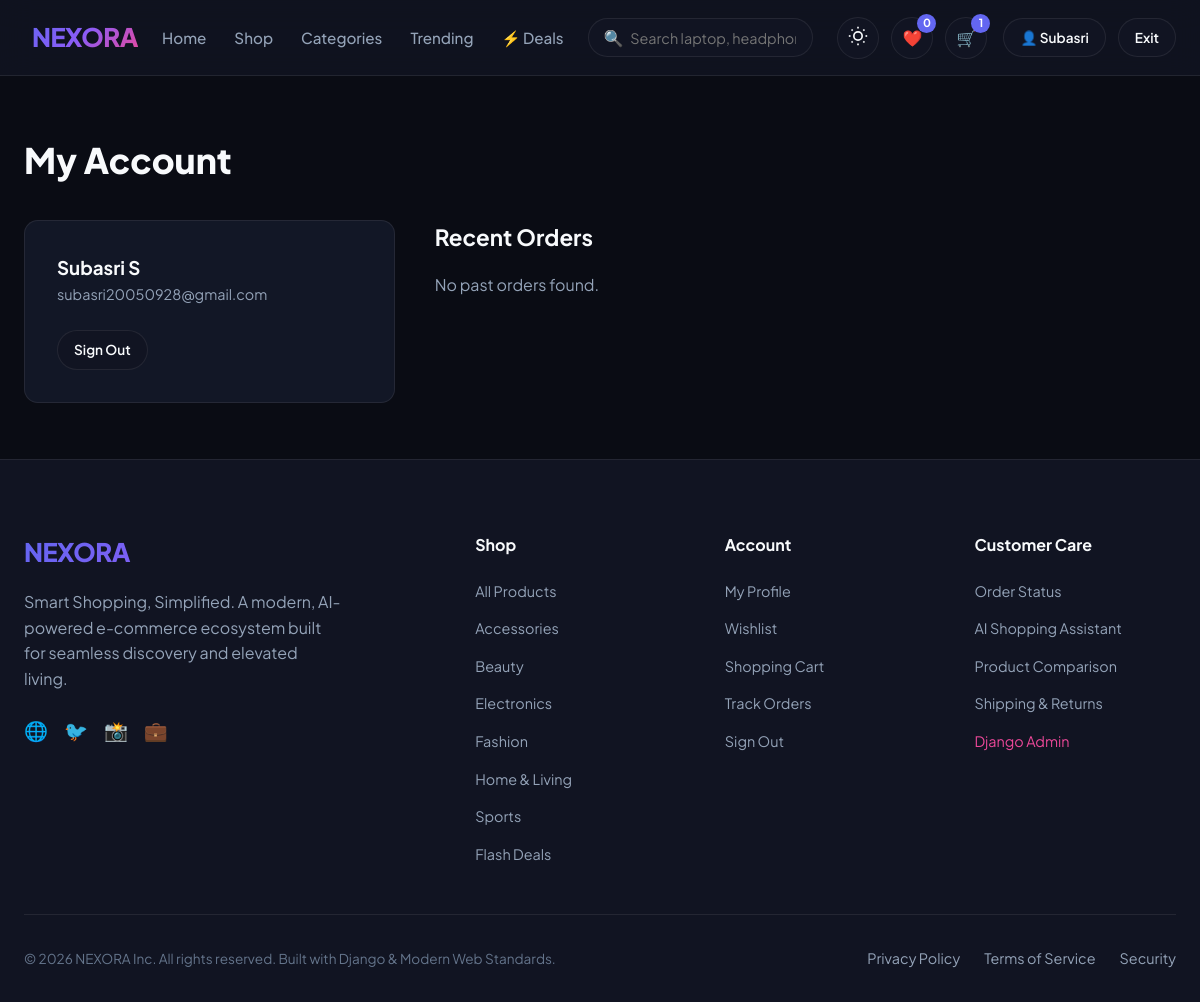
Page /profile/ (signed in) on the committed database.
### store/models.py (models this page shows, shortened)
class Category(models.Model):
    name = models.CharField(max_length=100, unique=True)
    slug = models.SlugField(max_length=120, unique=True)
    description = models.TextField(blank=True, null=True)
    image_url = models.URLField(max_length=500, blank=True, null=True)
    icon = models.CharField(max_length=50, default='bi-tag', help_text='Icon class or identifier')
    created_at = models.DateTimeField(auto_now_add=True)
    class Meta:
        verbose_name_plural = 'Categories'
        ordering = ['name']

### store/views.py (the view)
# urls.py: path('profile/', views.profile_view, name='profile'),
@login_required
def profile_view(request):
    user_orders = Order.objects.filter(user=request.user).order_by('-created_at')
    wishlist_items = Wishlist.objects.filter(user=request.user).select_related('product')
    saved_addresses = UserAddress.objects.filter(user=request.user)
    context = {
        'orders': user_orders,
        'wishlist_items': wishlist_items,
        'addresses': saved_addresses,
    }
    return render(request, 'store/profile.html', context)

### store/context_processors.py (called while the page is built)
def global_store_context(request):
    categories = Category.objects.all()
    cart_count = 0
    wishlist_count = 0
    compare_list = request.session.get('compare_list', [])
    if request.user.is_authenticated:
        cart = Cart.objects.filter(user=request.user).first()
        if cart:
            cart_count = cart.total_items
        wishlist_count = Wishlist.objects.filter(user=request.user).count()
    else:
        session_key = request.session.session_key
        if session_key:
            cart = Cart.objects.filter(session_key=session_key).first()
            if cart:
                cart_count = cart.total_items
    return {
        'global_categories': categories,
        'cart_count': cart_count,
        'wishlist_count': wishlist_count,
        'compare_count': len(compare_list),
        'compare_list': compare_list,
    }

### store/models.py (called while the page is built)
    @property
    def total_items(self):
        return sum(item.quantity for item in self.items.all())

### store/templates/store/profile.html (shortened to what this page needs)
{% extends 'store/base.html' %}
{% block content %}
<div class="container" style="padding:3.5rem 1.5rem;">
  <h1 style="font-size:2.2rem;font-weight:800;margin-bottom:2rem;">My Account</h1>
  <div style="display:grid;grid-template-columns:1fr 2fr;gap:2.5rem;">
    <div style="background:var(--bg-card);border:1px solid var(--border-subtle);border-radius:var(--radius-md);padding:2rem;">
      <h3>{{ user.get_full_name|default:user.username }}</h3>
      <div style="color:var(--text-muted);font-size:0.9rem;margin-bottom:1.5rem;">{{ user.email }}</div>
      <a href="{% url 'logout' %}" class="btn btn-secondary btn-sm">Sign Out</a>
    </div>
    <div>
      <h3 style="font-size:1.4rem;font-weight:700;margin-bottom:1rem;">Recent Orders</h3>
      {% if orders %}
        {% for o in orders %}
        <div style="background:var(--bg-card);border:1px solid var(--border-subtle);border-radius:var(--radius-md);padding:1.25rem;margin-bottom:1rem;">
          <div style="display:flex;justify-content:space-between;margin-bottom:0.5rem;">
            <strong>Order #{{ o.order_id }}</strong>
            <span style="color:var(--primary);font-weight:700;">{{ o.get_order_status_display }}</span>
          </div>
          <div style="display:flex;justify-content:space-between;align-items:center;">
            <span style="color:var(--accent);font-weight:800;">₹{{ o.total_amount }}</span>
            <a href="{% url 'order_tracking_detail' o.order_id %}" class="btn btn-secondary btn-sm">Track 📍</a>
          </div>
        </div>
        {% endfor %}
      {% else %}
        <p style="color:var(--text-muted);">No past orders found.</p>
      {% endif %}
    </div>
  </div>
</div>
{% endblock %}

### store/templates/store/base.html (shortened to what this page needs)
{% load static %}
<!DOCTYPE html>
<html lang="en" data-theme="dark">
<head>
  <link rel="stylesheet" href="{% static 'css/main.css' %}">
</head>
<body>
  <header class="navbar">
    <div class="container">
      <a href="{% url 'home' %}" class="brand-logo">
        NEXORA
      </a>
      <ul class="nav-links">
        <li><a href="{% url 'home' %}" class="nav-link {% if request.resolver_match.url_name == 'home' %}active{% endif %}">Home</a></li>
        <li><a href="{% url 'product_list' %}" class="nav-link {% if request.resolver_match.url_name == 'product_list' and not request.GET.sort %}active{% endif %}">Shop</a></li>
        <li><a href="{% url 'product_list' %}#categories" class="nav-link">Categories</a></li>
        <li><a href="{% url 'product_list' %}?sort=popular" class="nav-link">Trending</a></li>
        <li><a href="{% url 'home' %}#flash-deals" class="nav-link">⚡ Deals</a></li>
      </ul>
      <form action="{% url 'product_list' %}" method="GET" class="nav-search-box">
        <span class="nav-search-icon">🔍</span>
        <input type="text" name="q" value="{{ request.GET.q|default:'' }}" class="nav-search-input" placeholder="Search laptop, headphones, shoes..." autocomplete="off" id="headerSearchInput">
      </form>
      <div class="nav-actions">
        <button class="action-btn" id="themeToggleBtn" title="Toggle Theme">
          <span id="themeIcon">🌙</span>
        </button>
        {% if user.is_authenticated %}
        <a href="{% url 'wishlist' %}" class="action-btn" title="Wishlist">
          <span>❤️</span>
          <span class="badge-count" id="wishlistBadge">{{ wishlist_count }}</span>
        </a>
        {% else %}
        <a href="{% url 'login' %}?next={% url 'wishlist' %}" class="action-btn" title="Wishlist">
          <span>❤️</span>
        </a>
        {% endif %}
        <a href="{% url 'cart' %}" class="action-btn" id="navCartBtn" title="Shopping Cart">
          <span>🛒</span>
          <span class="badge-count" id="cartBadge">{{ cart_count }}</span>
        </a>
        {% if user.is_authenticated %}
        <a href="{% url 'profile' %}" class="btn btn-secondary btn-sm" style="margin-left:0.25rem;">
          👤 {{ user.first_name|default:user.username }}
        </a>
        <a href="{% url 'logout' %}" class="btn btn-secondary btn-sm" title="Logout">Exit</a>
        {% else %}
        <a href="{% url 'login' %}" class="btn btn-secondary btn-sm">Login</a>
        <a href="{% url 'register' %}" class="btn btn-primary btn-sm">Register</a>
        {% endif %}
      </div>
    </div>
  </header>
  <main style="flex:1;">
    {% block content %}{% endblock %}
  </main>
  <footer class="footer">
    <div class="container">
      <div class="footer-grid">
        <div>
          <a href="{% url 'home' %}" class="brand-logo" style="margin-bottom:0.75rem;">NEXORA</a>
          <p class="footer-desc">Smart Shopping, Simplified. A modern, AI-powered e-commerce ecosystem built for seamless discovery and elevated living.</p>
          <div style="display:flex;gap:1rem;color:var(--text-dim);font-size:1.2rem;">
            <span>🌐</span> <span>🐦</span> <span>📸</span> <span>💼</span>
          </div>
        </div>
        <div>
          <h4 class="footer-title">Shop</h4>
          <ul class="footer-links">
            <li><a href="{% url 'product_list' %}" class="footer-link">All Products</a></li>
            {% for cat in global_categories %}
            <li><a href="{% url 'product_list' %}?category={{ cat.slug }}" class="footer-link">{{ cat.name }}</a></li>
            {% endfor %}
            <li><a href="{% url 'home' %}#flash-deals" class="footer-link">Flash Deals</a></li>
          </ul>
        </div>
        <div>
          <h4 class="footer-title">Account</h4>
          <ul class="footer-links">
            {% if user.is_authenticated %}
            <li><a href="{% url 'profile' %}" class="footer-link">My Profile</a></li>
            <li><a href="{% url 'wishlist' %}" class="footer-link">Wishlist</a></li>
            <li><a href="{% url 'cart' %}" class="footer-link">Shopping Cart</a></li>
            <li><a href="{% url 'order_tracking' %}" class="footer-link">Track Orders</a></li>
            <li><a href="{% url 'logout' %}" class="footer-link">Sign Out</a></li>
            {% else %}
            <li><a href="{% url 'login' %}" class="footer-link">Sign In</a></li>
            <li><a href="{% url 'register' %}" class="footer-link">Create Account</a></li>
            <li><a href="{% url 'order_tracking' %}" class="footer-link">Track Order</a></li>
            {% endif %}
          </ul>
        </div>
        <div>
          <h4 class="footer-title">Customer Care</h4>
          <ul class="footer-links">
            <li><a href="{% url 'order_tracking' %}" class="footer-link">Order Status</a></li>
            <li><a href="{% url 'home' %}#ai-assistant" class="footer-link">AI Shopping Assistant</a></li>
            <li><a href="{% url 'compare' %}" class="footer-link">Product Comparison</a></li>
            <li><a href="#" class="footer-link">Shipping & Returns</a></li>
            <li><a href="/admin/" class="footer-link" style="color:var(--accent);">Django Admin</a></li>
          </ul>
        </div>
      </div>
      <div class="footer-bottom">
        <div>&copy; 2026 NEXORA Inc. All rights reserved. Built with Django & Modern Web Standards.</div>
        <div style="display:flex;gap:1.5rem;">
          <a href="#" class="footer-link">Privacy Policy</a>
          <a href="#" class="footer-link">Terms of Service</a>
          <a href="#" class="footer-link">Security</a>
        </div>
      </div>
    </div>
  </footer>
</body>
</html>

### rows in the picture
Category: name "Accessories"
Category: name "Beauty"
Category: name "Electronics"
Category: name "Fashion"
Category: name "Home & Living"
Category: name "Sports"

### other values in the picture
{{ wishlist_count }} "0"
{{ cart_count }} "1"
{{ user.first_name|default:user.username }} "Subasri"
{{ user.get_full_name|default:user.username }} "Subasri S"
{{ user.email }} "subasri20050928@gmail.com"
